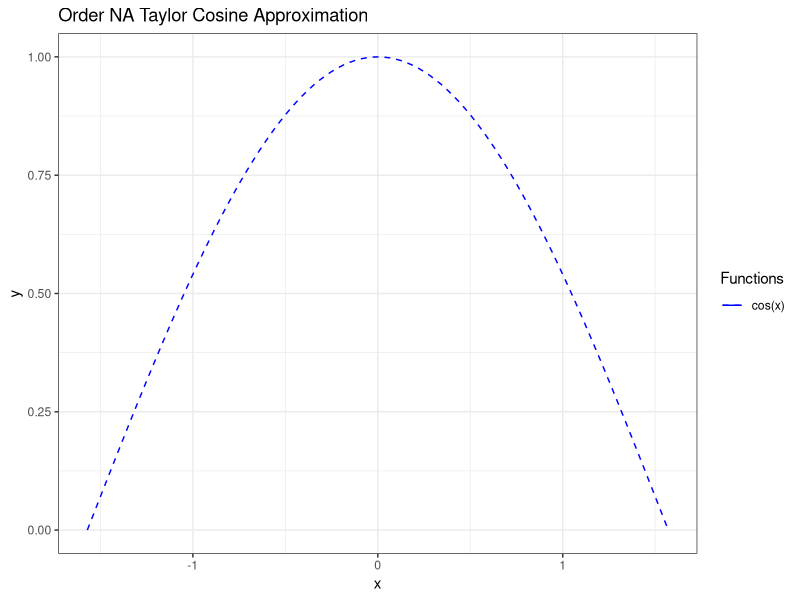

Recreate this plot in R. (Note: this script raises an error after producing the figure.)
# James Shirk, August 30, September 1, 2 2019 for Dr. Pratt Computational Physics class assignment 1, problem 3

# Libraries used for plotting
library(ggplot2)
library(scales)

# Allow the ability to input command line arguments and stores them in a list called 'args' as strings which can be referenced later
args <- commandArgs(trailingOnly = TRUE)
# Convert command line input to an integer to save on conversion later
orderInput <- as.integer(args[1])

# For a given input 'order' returns the the order of the taylor series for that given order
# Coefs calculates the coefficients for each element of the series
# x_grid represents the x values for the function 
# %*% multiplies the coefs by the x_grid
taylor = function(x, order) {
  coefs = (-1)^(0:order) / factorial(2 * (0:order))
  x_grid = outer(x, 2 * (0:order), "^")
  x_grid %*% coefs
}

# Normal cosine funciton, base:: represents that cos is a member of base R not a package
cosine = function(x) {
    base::cos(x)
}

# Functions subtracted from eachother to allow for an integral to be calculated
taylorCosine = function(x, order){
  coefs = (-1)^(0:order) / factorial(2 * (0:order))
  x_grid = outer(x, 2 * (0:order), "^")
  base::cos(x) - (x_grid %*% coefs)
}

# Creates a new ggplot2 plot
plot0 <- ggplot(data = data.frame(x = 0), mapping = aes(x = x)) +
    # plots the function, the args takes in the command line argument declared above when calling the function to plot the taylor series
    stat_function(fun = taylor, geom = "line", args = list(order = orderInput), mapping = aes(color = "taylor")) +
    stat_function(fun = cosine, geom = "line", linetype = "dashed", mapping = aes(color = "cosine")) +
    scale_x_continuous(limits = c(-pi/2, pi/2)) +
    # Creates the legend based on the colors declared above for the stat_functions
    scale_color_manual(name = "Functions", values = c("taylor" = "#FF0000", "cosine" = "#0000FF"), labels = c("cos(x)", paste("order", orderInput + 1,"\ntaylor approx"))) +
    # My preferred theme
    theme_bw() +
    labs(x = "x", y = "y", title = paste("Order", orderInput + 1, "Taylor Cosine Approximation")) 

# Saves the plot as a .png file named after the input
ggsave(paste0("taylorCosine",orderInput,".png"), plot = plot0, device = NULL, path = NULL,
    scale = 1, width = 20, height = 10, units = c("cm"),
    dpi = 300, limitsize = TRUE)

# Takes the integral of the different functions
# First prints the integral given by subtraction of the functions
# Then takes the percent difference of the integrals of the individual functions and prints it
cat("The integral of the cos minus the approximation is: ")
integrate(taylorCosine, lower = -pi/2, upper = pi/2, order = orderInput)
taylorInt <- integrate(taylor, lower = -pi/2, upper = pi/2, order = orderInput)
cosineInt <- integrate(cosine, lower = -pi/2, upper = pi/2)
percentDifference <- abs(((taylorInt$value - cosineInt$value)/cosineInt$value)*100)
message(paste("This gives a difference of ", percentDifference,"%"))